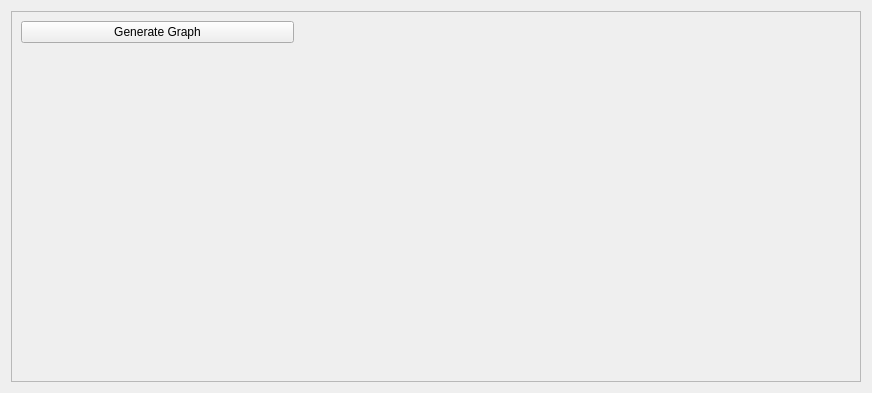
          <widget class="QWidget" name="tab_12">
           <attribute name="title">
            <string>Information</string>
           </attribute>
           <layout class="QGridLayout" name="gridLayout_35">
            <item row="0" column="0">
             <widget class="QFrame" name="frame_19">
              <property name="frameShape">
               <enum>QFrame::StyledPanel</enum>
              </property>
              <property name="frameShadow">
               <enum>QFrame::Raised</enum>
              </property>
              <layout class="QGridLayout" name="gridLayout_66">
               <item row="1" column="0">
                <widget class="QWidget" name="widget" native="true">
                 <property name="minimumSize">
                  <size>
                   <width>273</width>
                   <height>323</height>
                  </size>
                 </property>
                 <property name="maximumSize">
                  <size>
                   <width>273</width>
                   <height>323</height>
                  </size>
                 </property>
                 <layout class="QVBoxLayout" name="verticalLayout_21">
                  <item>
                   <widget class="QLabel" name="eval_std_perf_graph">
                    <property name="text">
                     <string/>
                    </property>
                    <property name="pixmap">
                     <pixmap resource="imgs.qrc">:/imgs/pie.jpg</pixmap>
                    </property>
                    <property name="scaledContents">
                     <bool>true</bool>
                    </property>
                   </widget>
                  </item>
                 </layout>
                </widget>
               </item>
               <item row="1" column="1">
                <widget class="QWidget" name="widget_3" native="true">
                 <property name="minimumSize">
                  <size>
                   <width>272</width>
                   <height>323</height>
                  </size>
                 </property>
                 <property name="maximumSize">
                  <size>
                   <width>272</width>
                   <height>323</height>
                  </size>
                 </property>
                 <layout class="QVBoxLayout" name="verticalLayout_22">
                  <item>
                   <widget class="QLabel" name="eval_time_graph">
                    <property name="text">
                     <string/>
                    </property>
                    <property name="pixmap">
                     <pixmap resource="imgs.qrc">:/imgs/graph.png</pixmap>
                    </property>
                    <property name="scaledContents">
                     <bool>true</bool>
                    </property>
                   </widget>
                  </item>
                 </layout>
                </widget>
               </item>
               <item row="1" column="2">
                <widget class="QWidget" name="widget_5" native="true">
                 <property name="minimumSize">
                  <size>
                   <width>273</width>
                   <height>323</height>
                  </size>
                 </property>
                 <property name="maximumSize">
                  <size>
                   <width>273</width>
                   <height>323</height>
                  </size>
                 </property>
                 <layout class="QGridLayout" name="gridLayout_39">
                  <item row="0" column="0">
                   <widget class="QLabel" name="eval_evolution_graph">
                    <property name="minimumSize">
                     <size>
                      <width>255</width>
                      <height>271</height>
                     </size>
                    </property>
                    <property name="maximumSize">
                     <size>
                      <width>255</width>
                      <height>271</height>
                     </size>
                    </property>
                    <property name="text">
                     <string/>
                    </property>
                    <property name="pixmap">
                     <pixmap resource="imgs.qrc">:/imgs/lines.png</pixmap>
                    </property>
                    <property name="scaledContents">
                     <bool>true</bool>
                    </property>
                   </widget>
                  </item>
                 </layout>
                </widget>
               </item>
               <item row="0" column="0">
                <widget class="QPushButton" name="eval_generate_graph">
                 <property name="text">
                  <string>Generate Graph</string>
                 </property>
                </widget>
               </item>
              </layout>
             </widget>
            </item>
           </layout>
          </widget>
